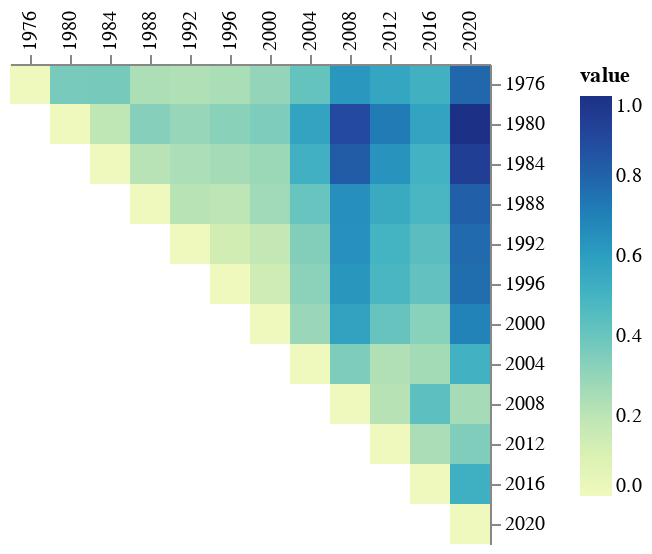
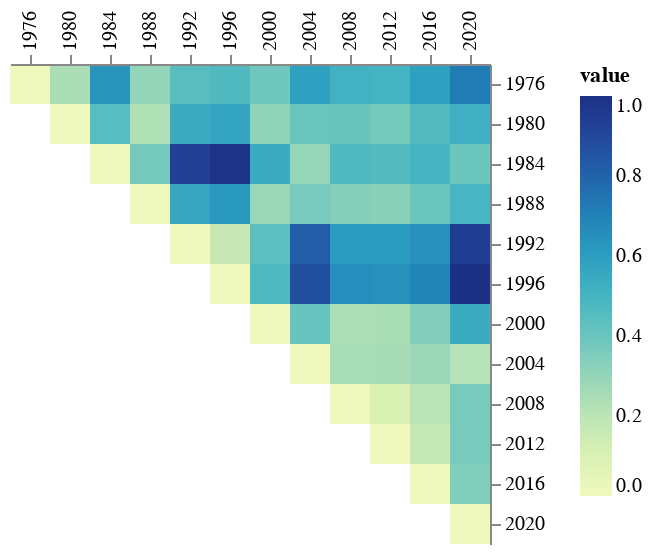

The code cell stored with these charts, in order, in its notebook:
### Markdown cell above
### US elections
Regular distribution:

### Code cell
for i, party in enumerate(("DEMOCRAT", "REPUBLICAN")):
    freq = pd.read_csv(f"data/us_elections/np_freq/{i}_normalized.csv")
    cc = freq.pivot_table(
        index="document", columns="element", values="frequency_in_document"
    ).to_numpy()
    cdist_ = cdist(cc, cc, metric="cityblock")
    cdist_[np.triu_indices(len(cdist_), k=1)] = np.nan
    df = pd.DataFrame(
        cdist_,
        index=freq["document"].drop_duplicates(),
        columns=freq["document"].drop_duplicates(),
    )
    df = (
        (df / df.max().max())
        .rename_axis(index="year")
        .melt(ignore_index=False, var_name="year ")
        .dropna()
        .reset_index()
    )
    display(sockpuppet_matrix(df))

### Figure 1 — Vega-Lite specification as saved in the notebook (floating-point values rounded to 4 significant figures)
{"config": {"view": {"continuousWidth": 400, "continuousHeight": 300, "strokeWidth": 0}, "axis": {"title": null}}, "data": {"name": "data-67452a3fd5d55494b9a9277a1b0dd252"}, "mark": "rect", "encoding": {"color": {"field": "value", "scale": {"scheme": "yellowgreenblue"}, "type": "quantitative"}, "x": {"axis": {"orient": "top"}, "field": "year", "sort": null, "type": "ordinal"}, "y": {"axis": {"orient": "right"}, "field": "year ", "sort": null, "type": "ordinal"}}, "$schema": "https://vega.github.io/schema/vega-lite/v4.17.0.json", "datasets": {"data-67452a3fd5d55494b9a9277a1b0dd252": [{"year": 1976, "year ": 1976, "value": 0.0}, {"year": 1980, "year ": 1976, "value": 0.3685}, {"year": 1984, "year ": 1976, "value": 0.3688}, {"year": 1988, "year ": 1976, "value": 0.238}, {"year": 1992, "year ": 1976, "value": 0.2316}, {"year": 1996, "year ": 1976, "value": 0.2465}, {"year": 2000, "year ": 1976, "value": 0.2994}, {"year": 2004, "year ": 1976, "value": 0.412}, {"year": 2008, "year ": 1976, "value": 0.6236}, {"year": 2012, "year ": 1976, "value": 0.5621}, {"year": 2016, "year ": 1976, "value": 0.5149}, {"year": 2020, "year ": 1976, "value": 0.7858}, {"year": 1980, "year ": 1980, "value": 0.0}, {"year": 1984, "year ": 1980, "value": 0.195}, {"year": 1988, "year ": 1980, "value": 0.3316}, {"year": 1992, "year ": 1980, "value": 0.2908}, {"year": 1996, "year ": 1980, "value": 0.3231}, {"year": 2000, "year ": 1980, "value": 0.3535}, {"year": 2004, "year ": 1980, "value": 0.5762}, {"year": 2008, "year ": 1980, "value": 0.8883}, {"year": 2012, "year ": 1980, "value": 0.7185}, {"year": 2016, "year ": 1980, "value": 0.5741}, {"year": 2020, "year ": 1980, "value": 1.0}, {"year": 1984, "year ": 1984, "value": 0.0}, {"year": 1988, "year ": 1984, "value": 0.2151}, {"year": 1992, "year ": 1984, "value": 0.2421}, {"year": 1996, "year ": 1984, "value": 0.2576}, {"year": 2000, "year ": 1984, "value": 0.2836}, {"year": 2004, "year ": 1984, "value": 0.5186}, {"year": 2008, "year ": 1984, "value": 0.8266}, {"year": 2012, "year ": 1984, "value": 0.6373}, {"year": 2016, "year ": 1984, "value": 0.5088}, {"year": 2020, "year ": 1984, "value": 0.9361}, {"year": 1988, "year ": 1988, "value": 0.0}, {"year": 1992, "year ": 1988, "value": 0.2125}, {"year": 1996, "year ": 1988, "value": 0.2}, {"year": 2000, "year ": 1988, "value": 0.2714}, {"year": 2004, "year ": 1988, "value": 0.4039}, {"year": 2008, "year ": 1988, "value": 0.6526}, {"year": 2012, "year ": 1988, "value": 0.5438}, {"year": 2016, "year ": 1988, "value": 0.4897}, {"year": 2020, "year ": 1988, "value": 0.811}, {"year": 1992, "year ": 1992, "value": 0.0}, {"year": 1996, "year ": 1992, "value": 0.1312}, {"year": 2000, "year ": 1992, "value": 0.1798}, {"year": 2004, "year ": 1992, "value": 0.3415}, {"year": 2008, "year ": 1992, "value": 0.6488}, {"year": 2012, "year ": 1992, "value": 0.5029}, {"year": 2016, "year ": 1992, "value": 0.4408}, {"year": 2020, "year ": 1992, "value": 0.7767}, {"year": 1996, "year ": 1996, "value": 0.0}, {"year": 2000, "year ": 1996, "value": 0.1397}, {"year": 2004, "year ": 1996, "value": 0.3185}, {"year": 2008, "year ": 1996, "value": 0.6284}, {"year": 2012, "year ": 1996, "value": 0.4855}, {"year": 2016, "year ": 1996, "value": 0.4168}, {"year": 2020, "year ": 1996, "value": 0.7638}, {"year": 2000, "year ": 2000, "value": 0.0}, {"year": 2004, "year ": 2000, "value": 0.2863}, {"year": 2008, "year ": 2000, "value": 0.581}, {"year": 2012, "year ": 2000, "value": 0.4091}, {"year": 2016, "year ": 2000, "value": 0.3278}, {"year": 2020, "year ": 2000, "value": 0.695}, {"year": 2004, "year ": 2004, "value": 0.0}, {"year": 2008, "year ": 2004, "value": 0.3537}, {"year": 2012, "year ": 2004, "value": 0.2283}, {"year": 2016, "year ": 2004, "value": 0.2607}, {"year": 2020, "year ": 2004, "value": 0.5119}, {"year": 2008, "year ": 2008, "value": 0.0}, {"year": 2012, "year ": 2008, "value": 0.2161}, {"year": 2016, "year ": 2008, "value": 0.4337}, {"year": 2020, "year ": 2008, "value": 0.2583}, {"year": 2012, "year ": 2012, "value": 0.0}, {"year": 2016, "year ": 2012, "value": 0.2442}, {"year": 2020, "year ": 2012, "value": 0.3472}, {"year": 2016, "year ": 2016, "value": 0.0}, {"year": 2020, "year ": 2016, "value": 0.5238}, {"year": 2020, "year ": 2020, "value": 0.0}]}}

### Figure 2 — Vega-Lite specification as saved in the notebook (floating-point values rounded to 4 significant figures)
{"config": {"view": {"continuousWidth": 400, "continuousHeight": 300, "strokeWidth": 0}, "axis": {"title": null}}, "data": {"name": "data-6f9737c66809ef0edf199703700aad20"}, "mark": "rect", "encoding": {"color": {"field": "value", "scale": {"scheme": "yellowgreenblue"}, "type": "quantitative"}, "x": {"axis": {"orient": "top"}, "field": "year", "sort": null, "type": "ordinal"}, "y": {"axis": {"orient": "right"}, "field": "year ", "sort": null, "type": "ordinal"}}, "$schema": "https://vega.github.io/schema/vega-lite/v4.17.0.json", "datasets": {"data-6f9737c66809ef0edf199703700aad20": [{"year": 1976, "year ": 1976, "value": 0.0}, {"year": 1980, "year ": 1976, "value": 0.2437}, {"year": 1984, "year ": 1976, "value": 0.6316}, {"year": 1988, "year ": 1976, "value": 0.2999}, {"year": 1992, "year ": 1976, "value": 0.4456}, {"year": 1996, "year ": 1976, "value": 0.4676}, {"year": 2000, "year ": 1976, "value": 0.387}, {"year": 2004, "year ": 1976, "value": 0.5913}, {"year": 2008, "year ": 1976, "value": 0.5126}, {"year": 2012, "year ": 1976, "value": 0.5024}, {"year": 2016, "year ": 1976, "value": 0.5913}, {"year": 2020, "year ": 1976, "value": 0.7203}, {"year": 1980, "year ": 1980, "value": 0.0}, {"year": 1984, "year ": 1980, "value": 0.4469}, {"year": 1988, "year ": 1980, "value": 0.2339}, {"year": 1992, "year ": 1980, "value": 0.5391}, {"year": 1996, "year ": 1980, "value": 0.5775}, {"year": 2000, "year ": 1980, "value": 0.3147}, {"year": 2004, "year ": 1980, "value": 0.3981}, {"year": 2008, "year ": 1980, "value": 0.4029}, {"year": 2012, "year ": 1980, "value": 0.3693}, {"year": 2016, "year ": 1980, "value": 0.4602}, {"year": 2020, "year ": 1980, "value": 0.5219}, {"year": 1984, "year ": 1984, "value": 0.0}, {"year": 1988, "year ": 1984, "value": 0.3733}, {"year": 1992, "year ": 1984, "value": 0.9351}, {"year": 1996, "year ": 1984, "value": 0.9914}, {"year": 2000, "year ": 1984, "value": 0.5403}, {"year": 2004, "year ": 1984, "value": 0.2965}, {"year": 2008, "year ": 1984, "value": 0.4662}, {"year": 2012, "year ": 1984, "value": 0.458}, {"year": 2016, "year ": 1984, "value": 0.4985}, {"year": 2020, "year ": 1984, "value": 0.3961}, {"year": 1988, "year ": 1988, "value": 0.0}, {"year": 1992, "year ": 1988, "value": 0.5618}, {"year": 1996, "year ": 1988, "value": 0.6181}, {"year": 2000, "year ": 1988, "value": 0.2844}, {"year": 2004, "year ": 1988, "value": 0.3681}, {"year": 2008, "year ": 1988, "value": 0.3338}, {"year": 2012, "year ": 1988, "value": 0.3224}, {"year": 2016, "year ": 1988, "value": 0.3953}, {"year": 2020, "year ": 1988, "value": 0.4945}, {"year": 1992, "year ": 1992, "value": 0.0}, {"year": 1996, "year ": 1992, "value": 0.1627}, {"year": 2000, "year ": 1992, "value": 0.4349}, {"year": 2004, "year ": 1992, "value": 0.8182}, {"year": 2008, "year ": 1992, "value": 0.6123}, {"year": 2012, "year ": 1992, "value": 0.6056}, {"year": 2016, "year ": 1992, "value": 0.6485}, {"year": 2020, "year ": 1992, "value": 0.9457}, {"year": 1996, "year ": 1996, "value": 0.0}, {"year": 2000, "year ": 1996, "value": 0.471}, {"year": 2004, "year ": 1996, "value": 0.8745}, {"year": 2008, "year ": 1996, "value": 0.6557}, {"year": 2012, "year ": 1996, "value": 0.6456}, {"year": 2016, "year ": 1996, "value": 0.6875}, {"year": 2020, "year ": 1996, "value": 1.0}, {"year": 2000, "year ": 2000, "value": 0.0}, {"year": 2004, "year ": 2000, "value": 0.404}, {"year": 2008, "year ": 2000, "value": 0.2424}, {"year": 2012, "year ": 2000, "value": 0.2457}, {"year": 2016, "year ": 2000, "value": 0.343}, {"year": 2020, "year ": 2000, "value": 0.5427}, {"year": 2004, "year ": 2004, "value": 0.0}, {"year": 2008, "year ": 2004, "value": 0.2511}, {"year": 2012, "year ": 2004, "value": 0.2533}, {"year": 2016, "year ": 2004, "value": 0.287}, {"year": 2020, "year ": 2004, "value": 0.2207}, {"year": 2008, "year ": 2008, "value": 0.0}, {"year": 2012, "year ": 2008, "value": 0.104}, {"year": 2016, "year ": 2008, "value": 0.2078}, {"year": 2020, "year ": 2008, "value": 0.3659}, {"year": 2012, "year ": 2012, "value": 0.0}, {"year": 2016, "year ": 2012, "value": 0.1691}, {"year": 2020, "year ": 2012, "value": 0.3684}, {"year": 2016, "year ": 2016, "value": 0.0}, {"year": 2020, "year ": 2016, "value": 0.3489}, {"year": 2020, "year ": 2020, "value": 0.0}]}}
